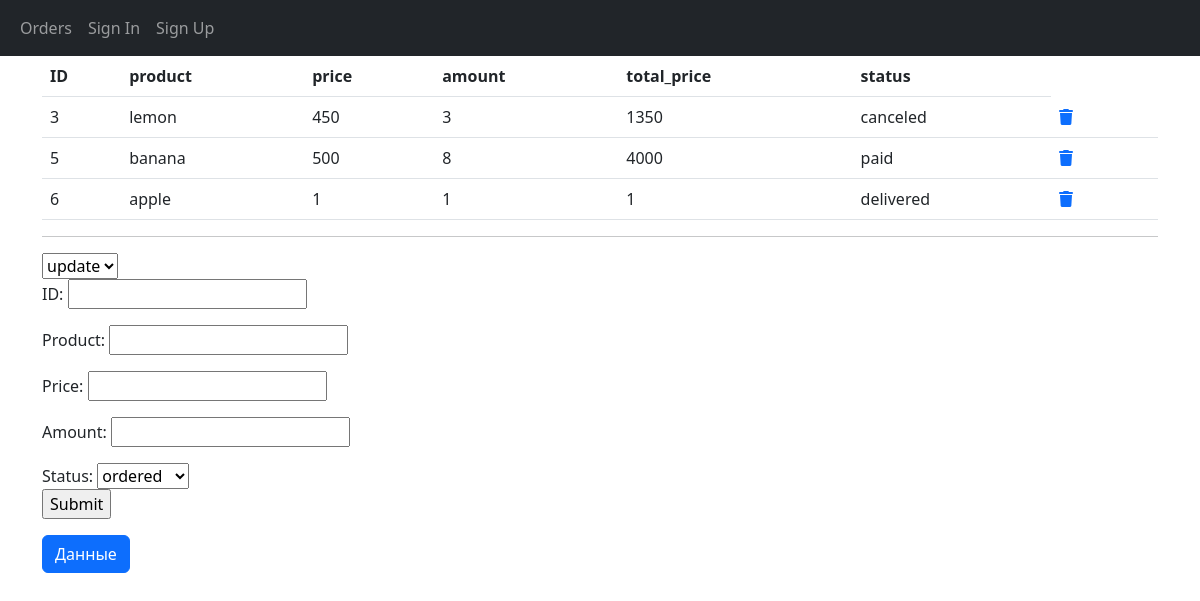
The page /orders.php (signed in) on the database its author committed.
### tables this page shows
CREATE TABLE `orders` (
  `id` int(11) NOT NULL AUTO_INCREMENT,
  `product` varchar(255) NOT NULL,
  `price` float NOT NULL,
  `amount` int(11) NOT NULL,
  `total_price` float NOT NULL,
  `status` varchar(32) NOT NULL,
  PRIMARY KEY (`id`)
);

### config.php (called while the page is built)
<?php
$dbhost = 'localhost';
$dbname = 'user_db';
$dbuser = 'user_db';
$dbpass = 'password';
$pdo = new PDO ("mysql:host=$dbhost;dbname=$dbname",$dbuser,$dbpass);
$pdo->query("SET NAMES utf8");

### crud.php (called while the page is built, shortened)
<?php
class CRUD {
    public static function read()
    {
        require $_SERVER['DOCUMENT_ROOT'].'/config.php';
        $sql = "SELECT * FROM orders";
        $sth = $pdo->prepare($sql);
        $sth->execute();
        $orders = $sth->fetchall(PDO::FETCH_ASSOC);
        return $orders;
    }
}

### orders.php (the view, shortened to what this page needs)
<!DOCTYPE html>
<html lang="en">
<head>
    <link href="https://cdn.jsdelivr.net/npm/bootstrap@5.3.0-alpha3/dist/css/bootstrap.min.css" rel="stylesheet"
>
</head>
<body>
<nav class="navbar navbar-expand-lg navbar-dark bg-dark">
        <div class="container-fluid">
            <div class="collapse navbar-collapse" id="navbarSupportedContent">
                <ul class="navbar-nav me-auto mb-2 mb-lg-0">
                    <li class="nav-item">
                        <a class="nav-link" aria-current="page" href="/orders.php">Orders</a>
                    </li>
                    <li class="nav-item">
                        <a class="nav-link" href="/login.php">Sign In</a>
                    </li>
                    <li class="nav-item">
                        <a class="nav-link" href="/register.php">Sign Up</a>
                    </li>
                </ul>
            </div>
        </div>
    </nav>
    <div class="container">
<?php
require_once 'auth.php';
require_once 'crud.php';
$orders = CRUD::read();
echo '<table class="table">';
echo "<thead><tr>"
. "<th>ID</th>"
. "<th>product</th>"
. "<th>price</th>"
. "<th>amount</th>"
. "<th>total_price</th>"
. "<th>status</th>"
. "</tr></thead>";
foreach ($orders as $elem) {
    echo "<tr>"
    . "<td>{$elem['id']}</td>"
    . "<td>{$elem['product']}</td>"
    . "<td>{$elem['price']}</td>"
    . "<td>{$elem['amount']}</td>"
    . "<td>{$elem['total_price']}</td>"
    . "<td>{$elem['status']}</td>"
    . "<td><a href='crud.php?delete=1&id={$elem['id']}'><i class='fa-solid fa-trash'></i></a><td>"
    . "</tr>";
}
echo '</table>';
?>
<hr class="hr" />
<form action="crud.php" method="POST">
<select name="action">
 <option>update</option>
</select>
 <p>ID: <input type="text" name="id" /></p>
 <p>Product: <input type="text" name="product" /></p>
 <p>Price: <input type="text" name="price" /></p>
 <p>Amount: <input type="text" name="amount" /></p>
 Status:
 <select name="status">
 <option>ordered</option>
</select>
 <p><input type="submit" /></p>
</form>
<button type="button" class="btn btn-primary" data-bs-toggle="modal" data-bs-target="#ModalUserInfo">
  Данные
</button>
<?php
if (!Auth::checkauth()) {
    die('Authorization required');
 } else {
    require 'config.php';
 }
?>
</div>
</body>
</html>

### rows shown on the page
orders: id "3", product "lemon", price "450", amount "3", total_price "1350", status "canceled"
orders: id "5", product "banana", price "500", amount "8", total_price "4000", status "paid"
orders: id "6", product "apple", price "1", amount "1", total_price "1", status "delivered"
